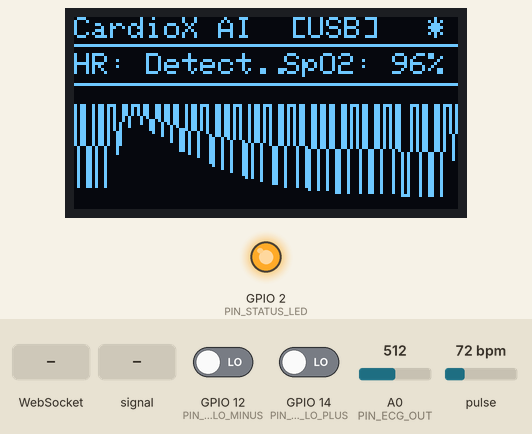
Simulated run of this sketch. Board: ESP8266 (Wemos D1 mini). Parts: 128×64 one-colour display, output pins drawn as LEDs (lit = HIGH). Inputs (shaded band) come from the test bench; at power-on: pulse 72 bpm, A0 (PIN_ECG_OUT) = 512, GPIO 12 (PIN_ECG_LO_MINUS) LOW, GPIO 14 (PIN_ECG_LO_PLUS) LOW. WiFi joins after 1.5 s; servers stay silent unless stated; what the sketch prints to the serial monitor is not drawn.

Above: at 1.73 s.
1.8 s: pulse set to 100 bpm
At 1.97 s:
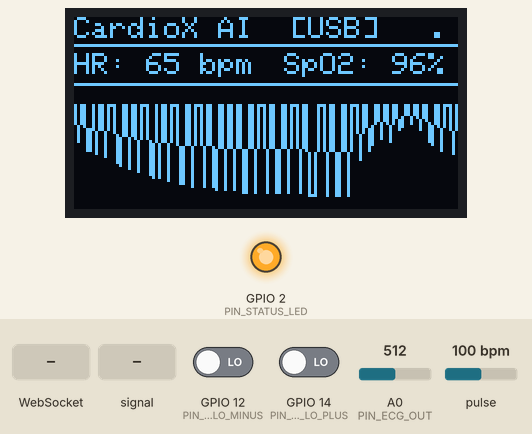
3.5 s: WebSocket text "1" received
At 4.06 s:
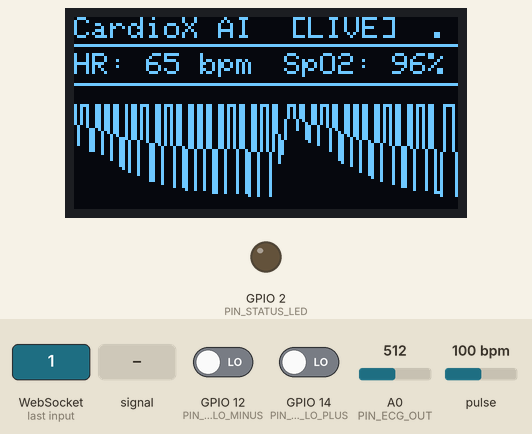
5.2 s: A0 (PIN_ECG_OUT) fed a 200 Hz sine of ±460 counts around its level
At 5.27 s:
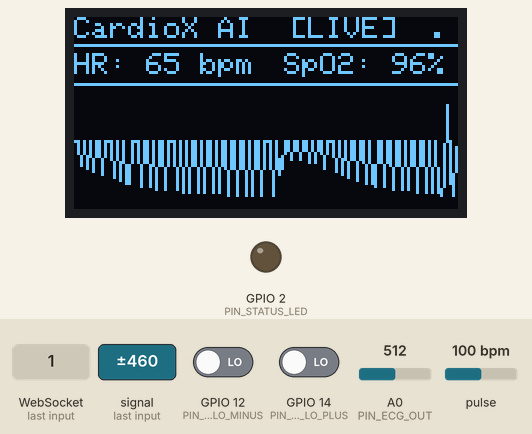
6.7 s: A0 (PIN_ECG_OUT) set to 111
At 6.74 s:
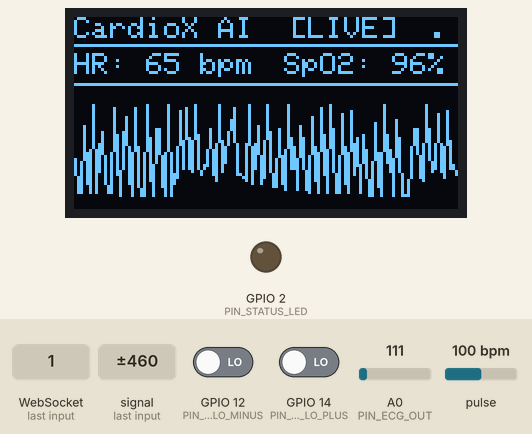
8.2 s: A0 (PIN_ECG_OUT) set to 95
At 8.28 s:
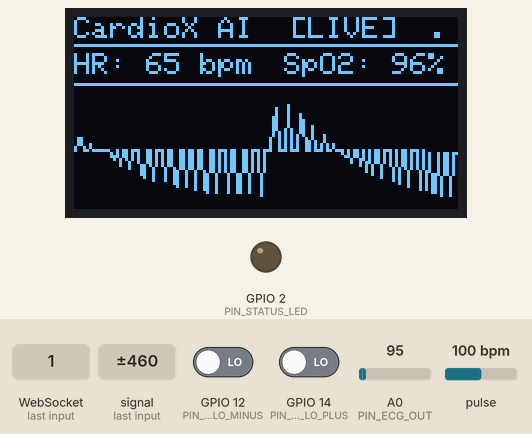
9.7 s: GPIO 12 (PIN_ECG_LO_MINUS) driven HIGH
At 9.74 s:
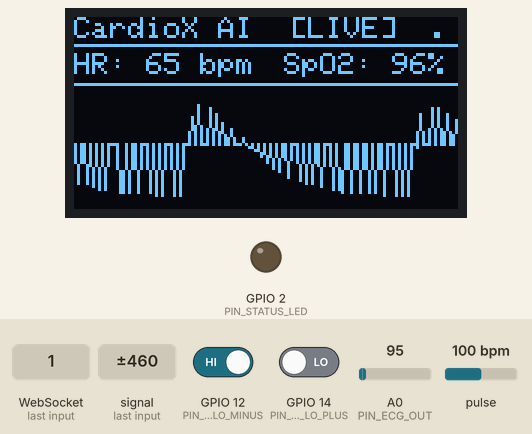
Timing chart, 0 to 12.2 s (numbered marks = the images above; inputs shaded):
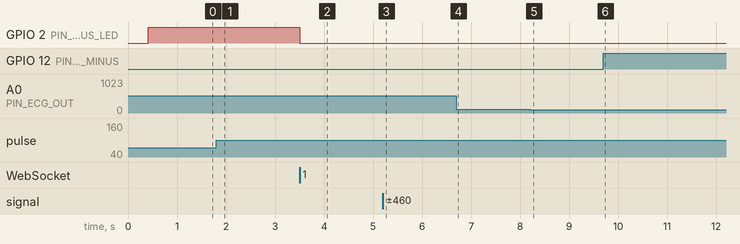

The sketch:

CardioX_OLED_Firmware.ino
```cpp
/**
 * ============================================================================
 * CardioX AI — Complete ESP8266 NodeMCU Firmware (Ultra-Stable Live Release)
 * Target Hardware: ESP8266 NodeMCU (ESP-12E Module)
 * Sensors:
 *   - MAX30102 (Optical PPG Heart Rate & SpO2 on I2C 0x57)
 *   - 0.96" SSD1306 I2C OLED Display (128x64 on I2C 0x3C)
 *   - AD8232 (Single Lead ECG on Analog Pin A0)
 * Connectivity:
 *   - USB Serial Telemetry (115200 baud) + Wi-Fi WebSocket Gateway
 * ============================================================================
 */

#include <Arduino.h>
#include <ESP8266WiFi.h>
#include <ESP8266HTTPClient.h>
#include <WiFiClient.h>
#include <WebSocketsClient.h>
#include <ArduinoJson.h>
#include <Wire.h>
#include <Adafruit_GFX.h>
#include <Adafruit_SSD1306.h>
#include "MAX30105.h"
#include "config.h"

// --- Display Object ---
Adafruit_SSD1306 display(OLED_SCREEN_WIDTH, OLED_SCREEN_HEIGHT, &Wire, OLED_RESET_PIN);
bool oledReady = false;

// --- Optical Sensor Object ---
MAX30105 particleSensor;
bool max30102Ready = false;

// --- Live Vitals Metrics ---
float liveBPM = 0.0;
float liveSpO2 = 0.0;
bool fingerOnSensor = false;
uint32_t rawIR = 0;
uint32_t rawRed = 0;

// Pulse Peak & BPM Tracking
const byte RATE_SIZE = 4;
byte bpmRates[RATE_SIZE] = {0, 0, 0, 0};
byte bpmRateSpot = 0;
unsigned long lastBeatTime = 0;
float irDC = 0.0;
float redDC = 0.0;
float irAC = 0.0;
float redAC = 0.0;
float irAC_smooth = 0.0;
float localPeak = 0.0;
bool isRising = false;
bool beatPulseToggle = false;

// Min/Max envelope tracking for SpO2 calculation
float cycleMinIR = 0.0;
float cycleMaxIR = 0.0;
float cycleMinRed = 0.0;
float cycleMaxRed = 0.0;

// --- Live OLED Waveform Oscilloscope (128 pixels wide) ---
int waveHistory[128];
int waveIndex = 0;

// --- AD8232 ECG State ---
bool leadsOffState = false;
volatile uint16_t ecgRingBuffer[OFFLINE_BUFFER_CAPACITY];
volatile uint16_t ecgHead = 0;
volatile uint16_t ecgTail = 0;

// --- Connectivity & Timers ---
WebSocketsClient webSocket;
bool wsConnected = false;
String currentSessionId = DEFAULT_SESSION_ID;
unsigned long lastEcgSampleTime = 0;
unsigned long lastVitalsPollTime = 0;
unsigned long lastOledDrawTime = 0;
unsigned long lastTelemetryTime = 0;
unsigned long lastDiagTime = 0;

// --- WebSocket Event Callback ---
void webSocketEvent(WStype_t type, uint8_t * payload, size_t length) {
    switch (type) {
        case WStype_DISCONNECTED:
            wsConnected = false;
            digitalWrite(PIN_STATUS_LED, HIGH);
            break;
        case WStype_CONNECTED:
            wsConnected = true;
            digitalWrite(PIN_STATUS_LED, LOW);
            // Send device registration
            {
                static char regBuf[160];
                snprintf(regBuf, sizeof(regBuf),
                    "{\"type\":\"DEVICE_REGISTER\",\"deviceId\":\"%s\",\"token\":\"%s\",\"firmware\":\"%s\"}",
                    DEVICE_ID, DEVICE_TOKEN, FIRMWARE_VERSION
                );
                webSocket.sendTXT(regBuf);
            }
            break;
        case WStype_TEXT:
            break;
        default:
            break;
    }
}

// --- Wi-Fi Setup ---
void initWiFi() {
    Serial.printf("[WiFi] Connecting to %s ...\n", WIFI_SSID);
    WiFi.mode(WIFI_STA);
    WiFi.begin(WIFI_SSID, WIFI_PASSWORD);
}

// --- Initialize MAX30102 Sensor ---
bool initSensor() {
    Wire.beginTransmission(MAX30102_I2C_ADDR);
    if (Wire.endTransmission() != 0) {
        return false;
    }

    if (!particleSensor.begin(Wire, I2C_SPEED_FAST)) {
        return false;
    }

    // Configure MAX30102 for red + IR optical pulse measurement
    particleSensor.setup(0x28, 4, 2, 200, 411, 4096);
    particleSensor.setPulseAmplitudeRed(0x28);
    particleSensor.setPulseAmplitudeIR(0x28);
    particleSensor.setPulseAmplitudeGreen(0x00);
    particleSensor.clearFIFO();
    return true;
}

// --- Read & Process MAX30102 Sensor ---
void processVitals() {
    if (!max30102Ready) {
        static unsigned long lastRetry = 0;
        if (millis() - lastRetry > 2000) {
            lastRetry = millis();
            max30102Ready = initSensor();
        }
        return;
    }

    particleSensor.check();

    while (particleSensor.available()) {
        uint32_t irVal = particleSensor.getFIFOIR();
        uint32_t redVal = particleSensor.getFIFORed();
        particleSensor.nextSample();

        rawIR = irVal;
        rawRed = redVal;

        // 1. Finger Detection: Check if fleshy tissue is placed on optical sensor
        if (irVal < 25000) {
            fingerOnSensor = false;
            liveBPM = 0.0;
            liveSpO2 = 0.0;
            irDC = 0.0;
            redDC = 0.0;
            irAC_smooth = 0.0;
            localPeak = 0.0;
            isRising = false;
            lastBeatTime = 0;
            for (byte i = 0; i < RATE_SIZE; i++) bpmRates[i] = 0;
            continue;
        }

        fingerOnSensor = true;

        // 2. Rapid DC Perfusion Baseline Tracking (Fast lock-on)
        if (irDC < 10000.0) {
            irDC = (float)irVal;
            redDC = (float)redVal;
            cycleMinIR = irDC; cycleMaxIR = irDC;
            cycleMinRed = redDC; cycleMaxRed = redDC;
        } else {
            irDC = irDC * 0.985 + (float)irVal * 0.015;
            redDC = redDC * 0.985 + (float)redVal * 0.015;
        }

        // 3. Track Cycle Envelope for SpO2 calculation
        if ((float)irVal < cycleMinIR) cycleMinIR = (float)irVal;
        if ((float)irVal > cycleMaxIR) cycleMaxIR = (float)irVal;
        if ((float)redVal < cycleMinRed) cycleMinRed = (float)redVal;
        if ((float)redVal > cycleMaxRed) cycleMaxRed = (float)redVal;

        // 4. AC Pulsatile Waveform Extraction & Smoothing
        irAC = (float)irVal - irDC;
        redAC = (float)redVal - redDC;
        irAC_smooth = irAC_smooth * 0.60 + irAC * 0.40;

        // Store into rolling waveform buffer for OLED PPG oscilloscope
        waveHistory[waveIndex] = (int)irAC_smooth;
        waveIndex = (waveIndex + 1) % 128;

        // 5. Fast Systolic Pulse Crest Detector (High sensitivity: >= 8 counts drop from crest)
        unsigned long now = millis();

        if (irAC_smooth > localPeak) {
            localPeak = irAC_smooth;
            isRising = true;
        }

        // Detect crest drop: when signal drops from local peak by >= 8 counts (fast trigger)
        if (isRising && localPeak > 12.0 && (localPeak - irAC_smooth >= 8.0)) {
            isRising = false;
            beatPulseToggle = !beatPulseToggle;

            if (lastBeatTime == 0) {
                lastBeatTime = now;
            } else {
                unsigned long delta = now - lastBeatTime;

                // Human physiological heart rate: 40 BPM (1500ms) to 180 BPM (333ms)
                if (delta >= 333 && delta <= 1500) {
                    lastBeatTime = now;
                    float instantBpm = 60000.0 / (float)delta;

                    bpmRates[bpmRateSpot++] = (byte)instantBpm;
                    bpmRateSpot %= RATE_SIZE;

                    int sum = 0, count = 0;
                    for (byte i = 0; i < RATE_SIZE; i++) {
                        if (bpmRates[i] > 0) {
                            sum += bpmRates[i];
                            count++;
                        }
                    }
                    if (count > 0) {
                        liveBPM = (float)sum / (float)count;
                    }

                    // 6. Clinical SpO2 Calculation at Pulse Peak
                    float acIR = cycleMaxIR - cycleMinIR;
                    float acRed = cycleMaxRed - cycleMinRed;

                    if (acIR > 6.0 && acRed > 6.0 && irDC > 10000.0 && redDC > 10000.0) {
                        float ratio = (acRed / redDC) / (acIR / irDC);
                        float calcSpO2 = 110.0 - 25.0 * ratio;

                        if (calcSpO2 >= 90.0 && calcSpO2 <= 100.0) {
                            if (liveSpO2 == 0.0) {
                                liveSpO2 = calcSpO2;
                            } else {
                                liveSpO2 = liveSpO2 * 0.70 + calcSpO2 * 0.30;
                            }
                        } else if (ratio < 0.70) {
                            liveSpO2 = 98.0;
                        }
                    }

                    // Reset cycle min/max for next beat
                    cycleMinIR = (float)irVal; cycleMaxIR = (float)irVal;
                    cycleMinRed = (float)redVal; cycleMaxRed = (float)redVal;

                    Serial.printf("[PULSE] Beat! BPM: %d | SpO2: %d%%\n", (int)liveBPM, (int)liveSpO2);
                    // Instant telemetry transmit upon every heartbeat!
                    sendTelemetry();
                } else if (delta > 1500) {
                    lastBeatTime = now;
                }
            }
            localPeak = irAC_smooth;
        }

        // Fast Instant SpO2 within 0.4s of finger contact
        if (fingerOnSensor && irDC > 15000.0) {
            float acIR = cycleMaxIR - cycleMinIR;
            float acRed = cycleMaxRed - cycleMinRed;
            if (acIR > 6.0 && acRed > 6.0) {
                float ratio = (acRed / redDC) / (acIR / irDC);
                float calc = 110.0 - 25.0 * ratio;
                if (calc >= 90.0 && calc <= 100.0) {
                    liveSpO2 = (liveSpO2 == 0.0) ? calc : (liveSpO2 * 0.85 + calc * 0.15);
                } else if (ratio < 0.70) {
                    liveSpO2 = 98.0;
                }
            }
        }
    }
}

// --- Sample AD8232 ECG ---
void sampleECG() {
    bool loPlus = (digitalRead(PIN_ECG_LO_PLUS) == HIGH);
    bool loMinus = (digitalRead(PIN_ECG_LO_MINUS) == HIGH);
    leadsOffState = (loPlus || loMinus);

    uint16_t val = analogRead(PIN_ECG_OUT);
    if (val >= 1018 || val <= 10) {
        leadsOffState = true;
    }

    uint16_t sampleToBuffer = val;
    // If ECG leads are disconnected, but finger is on MAX30102, stream live optical pulse wave
    if (leadsOffState && fingerOnSensor) {
        sampleToBuffer = (uint16_t)constrain(512 + (int)(irAC_smooth * 1.5), 100, 950);
    }

    uint16_t nextHead = (ecgHead + 1) % OFFLINE_BUFFER_CAPACITY;
    if (nextHead != ecgTail) {
        ecgRingBuffer[ecgHead] = sampleToBuffer;
        ecgHead = nextHead;
    }

    if (!leadsOffState) {
        waveHistory[waveIndex] = val;
        waveIndex = (waveIndex + 1) % 128;
    }
}

// --- Transmit Waveform Frame to Dashboard over Serial & WebSocket ---
void flushEcgBatch() {
    uint16_t sampleBatch[16];
    int count = 0;

    while (ecgTail != ecgHead && count < 16) {
        sampleBatch[count++] = ecgRingBuffer[ecgTail];
        ecgTail = (ecgTail + 1) % OFFLINE_BUFFER_CAPACITY;
    }

    if (count == 0) return;

    static char jsonBuf[384];
    int len = snprintf(jsonBuf, sizeof(jsonBuf),
        "{\"type\":\"ECG_FRAME\",\"deviceId\":\"%s\",\"patientId\":\"pat-001\",\"sessionId\":\"sess-001\",\"timestamp\":%lu,\"leadsOff\":%s,\"fingerDetected\":%s,\"heartRate\":%.1f,\"spo2\":%.1f,\"ecgSignalValid\":%s,\"sampleRate\":125,\"samples\":[",
        DEVICE_ID, millis(),
        leadsOffState ? "true" : "false",
        fingerOnSensor ? "true" : "false",
        liveBPM, liveSpO2,
        (!leadsOffState || fingerOnSensor) ? "true" : "false"
    );

    for (int i = 0; i < count; i++) {
        int rem = sizeof(jsonBuf) - len;
        if (rem > 8) {
            len += snprintf(jsonBuf + len, rem, (i == 0) ? "%u" : ",%u", sampleBatch[i]);
        }
    }
    if (len < (int)sizeof(jsonBuf) - 2) {
        jsonBuf[len++] = ']';
        jsonBuf[len++] = '}';
        jsonBuf[len] = '\0';
    }

    Serial.println(jsonBuf);
    if (wsConnected) webSocket.sendTXT(jsonBuf);
}

// --- Draw Live OLED Screen ---
void drawOLED() {
    if (!oledReady) return;

    display.clearDisplay();

    // 1. Header Bar
    display.setTextSize(1);
    display.setTextColor(SSD1306_WHITE);
    display.setCursor(0, 0);
    display.print("CardioX AI");

    display.setCursor(72, 0);
    display.print(WiFi.status() == WL_CONNECTED ? (wsConnected ? "[LIVE]" : "[WiFi]") : "[USB]");

    // Heart beat animation indicator
    display.setCursor(118, 0);
    display.print(beatPulseToggle ? "*" : ".");

    display.drawLine(0, 9, 127, 9, SSD1306_WHITE);

    // 2. Live Vitals Metrics
    display.setCursor(0, 12);
    display.print("HR: ");
    if (fingerOnSensor) {
        if (liveBPM > 0) {
            display.print((int)liveBPM);
            display.print(" bpm");
        } else {
            display.print("Detect..");
        }
    } else {
        display.print("-- bpm");
    }

    display.setCursor(70, 12);
    display.print("SpO2: ");
    if (fingerOnSensor) {
        if (liveSpO2 > 0) {
            display.print((int)liveSpO2);
            display.print("%");
        } else {
            display.print("Detect");
        }
    } else {
        display.print("--%");
    }

    display.drawLine(0, 22, 127, 22, SSD1306_WHITE);

    // 3. Dynamic Waveform Oscilloscope Area (Rows 24 to 63)
    if (!fingerOnSensor && leadsOffState) {
        // Idle status prompt
        display.setCursor(4, 28);
        display.print("Sensor Status:");
        display.setCursor(4, 40);
        display.print("> Attach AD8232 Pads");
        display.setCursor(4, 52);
        display.print("> Place Finger on MAX");
    } else {
        // Draw Live Rolling Waveform (PPG or ECG)
        const int graphTop = 26;
        const int graphBottom = 62;
        const int graphHeight = graphBottom - graphTop;
        const int graphMid = graphTop + (graphHeight / 2);

        int minVal = 32767, maxVal = -32768;
        for (int i = 0; i < 128; i++) {
            int v = waveHistory[i];
            if (v < minVal) minVal = v;
            if (v > maxVal) maxVal = v;
        }

        int range = maxVal - minVal;
        if (range < 20) range = 20;
        int mid = minVal + (range / 2);

        for (int x = 1; x < 128; x++) {
            int idx1 = (waveIndex + x - 1) % 128;
            int idx2 = (waveIndex + x) % 128;

            int y1 = graphMid - (int)((waveHistory[idx1] - mid) * ((float)graphHeight * 0.85 / (float)range));
            int y2 = graphMid - (int)((waveHistory[idx2] - mid) * ((float)graphHeight * 0.85 / (float)range));

            y1 = constrain(y1, graphTop, graphBottom);
            y2 = constrain(y2, graphTop, graphBottom);

            display.drawLine(x - 1, y1, x, y2, SSD1306_WHITE);
        }
    }

    display.display();
}

// --- Transmit Telemetry over Serial and WebSocket ---
void sendTelemetry() {
    static char hb[256];
    snprintf(hb, sizeof(hb),
        "{\"type\":\"DEVICE_HEARTBEAT\",\"deviceId\":\"%s\",\"batteryLevel\":95,\"wifiRssi\":%d,\"leadsOff\":%s,\"fingerDetected\":%s,\"heartRate\":%.1f,\"spo2\":%.1f,\"uptimeSeconds\":%lu}",
        DEVICE_ID, WiFi.RSSI(),
        leadsOffState ? "true" : "false",
        fingerOnSensor ? "true" : "false",
        liveBPM, liveSpO2,
        millis() / 1000
    );
    if (wsConnected) webSocket.sendTXT(hb);
    Serial.println(hb);
}

// --- Setup ---
void setup() {
    Serial.begin(115200);
    delay(400);
    Serial.println("\n=======================================================");
    Serial.printf(" CardioX AI Node Firmware %s\n", FIRMWARE_VERSION);
    Serial.println(" Hardware: ESP8266 | Sensors: AD8232 + MAX30102 + OLED");
    Serial.println("=======================================================");

    pinMode(PIN_STATUS_LED, OUTPUT);
    digitalWrite(PIN_STATUS_LED, HIGH);

    pinMode(PIN_ECG_OUT, INPUT);
    pinMode(PIN_ECG_LO_PLUS, INPUT);
    pinMode(PIN_ECG_LO_MINUS, INPUT);

    // Initialize I2C Bus cleanly on standard D2 (SDA) and D1 (SCL)
    Wire.begin(PIN_I2C_SDA, PIN_I2C_SCL);
    Wire.setClock(100000);
    delay(100);

    // Initialize OLED Display (0x3C or 0x3D)
    if (display.begin(SSD1306_SWITCHCAPVCC, OLED_I2C_ADDR)) {
        oledReady = true;
        display.clearDisplay();
        display.setTextSize(1);
        display.setTextColor(SSD1306_WHITE);
        display.setCursor(10, 20);
        display.println("CardioX AI Active");
        display.setCursor(10, 35);
        display.println("Initializing...");
        display.display();
        Serial.println("[OLED] SSD1306 OLED initialized on 0x3C.");
    } else {
        Serial.println("[OLED] Warning: OLED not detected on 0x3C.");
    }

    // Initialize MAX30102
    max30102Ready = initSensor();
    if (max30102Ready) {
        Serial.printf("[MAX30102] Sensor ready! Part ID: 0x%02X\n", particleSensor.readPartID());
    } else {
        Serial.println("[MAX30102] Sensor will retry in loop...");
    }

    for (int i = 0; i < 128; i++) waveHistory[i] = 0;

    initWiFi();

    webSocket.begin(BACKEND_HOST, BACKEND_PORT, BACKEND_WS_PATH, "");
    webSocket.onEvent(webSocketEvent);
    webSocket.setReconnectInterval(5000);
}

// --- Main Loop ---
void loop() {
    webSocket.loop();

    // 1. AD8232 ECG Sampling (every 8ms = 125 Hz)
    if (millis() - lastEcgSampleTime >= ECG_SAMPLE_INTERVAL_MS) {
        lastEcgSampleTime = millis();
        sampleECG();
    }

    // Stream live waveform frames to dashboard (every 16 samples ~ 128ms)
    uint16_t unreadSamples = (ecgHead >= ecgTail) ? (ecgHead - ecgTail) : (OFFLINE_BUFFER_CAPACITY - ecgTail + ecgHead);
    if (unreadSamples >= 16) {
        flushEcgBatch();
    }

    // 2. MAX30102 Optical Processing (every 10ms = 100 Hz)
    if (millis() - lastVitalsPollTime >= 10) {
        lastVitalsPollTime = millis();
        processVitals();
    }

    // 3. Refresh OLED Display (every 80ms = 12.5 FPS smooth animation)
    if (millis() - lastOledDrawTime >= 80) {
        lastOledDrawTime = millis();
        drawOLED();
    }

    // 4. Telemetry Heartbeat (every 2500ms)
    if (millis() - lastTelemetryTime >= TELEMETRY_SEND_MS) {
        lastTelemetryTime = millis();
        sendTelemetry();
    }

    // 5. Diagnostics on Serial Monitor (every 1000ms)
    if (millis() - lastDiagTime >= 1000) {
        lastDiagTime = millis();
        Serial.printf("[DEBUG] MAX30102: %s | IR: %lu | RED: %lu | Finger: %s | HR: %d bpm | SpO2: %d%% | Leads: %s | WiFi: %s | WS: %s\n",
            max30102Ready ? "DETECTED" : "NOT_DETECTED",
            rawIR,
            rawRed,
            fingerOnSensor ? "YES" : "NO",
            (int)liveBPM,
            (int)liveSpO2,
            leadsOffState ? "LEADS_OFF" : "ATTACHED",
            WiFi.status() == WL_CONNECTED ? "CONNECTED" : "OFFLINE",
            wsConnected ? "CONNECTED" : "CONNECTING"
        );
    }

    yield();
}
```

Source omitted: config.h (3438 bytes)

Measured:
- after the input at 1.8 s, the display: first differs from a run without the input after 0.08 s (image 1 shows a later state)
- after the input at 3.5 s, GPIO 2 (PIN_STATUS_LED): HIGH → LOW at once; the display: first differs from a run without the input after 0.08 s (image 2 shows a later state)
